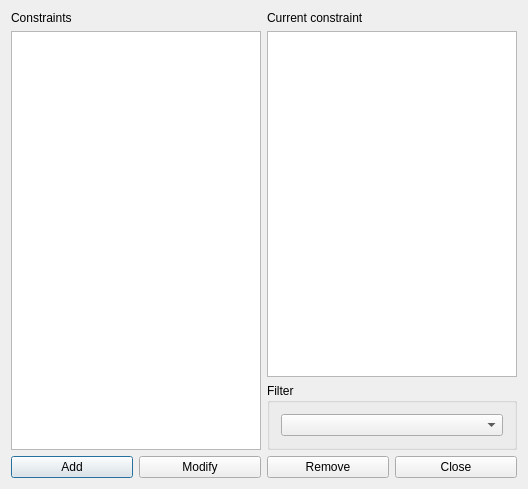
<?xml version="1.0" encoding="UTF-8"?>
<ui version="4.0">
 <class>ConstraintStudentsSetMaxGapsPerWeekForm_template</class>
 <widget class="QDialog" name="ConstraintStudentsSetMaxGapsPerWeekForm_template">
  <property name="geometry">
   <rect>
    <x>0</x>
    <y>0</y>
    <width>528</width>
    <height>489</height>
   </rect>
  </property>
  <property name="windowTitle">
   <string extracomment="This is the title of the dialog to see the list of all constraints of this type">Constraints students set max gaps per week</string>
  </property>
  <layout class="QGridLayout" name="gridLayout_2">
   <item row="0" column="0" rowspan="2">
    <layout class="QVBoxLayout" name="verticalLayout">
     <item>
      <widget class="QLabel" name="constraintsTextLabel">
       <property name="frameShape">
        <enum>QFrame::NoFrame</enum>
       </property>
       <property name="frameShadow">
        <enum>QFrame::Plain</enum>
       </property>
       <property name="text">
        <string>Constraints</string>
       </property>
       <property name="wordWrap">
        <bool>false</bool>
       </property>
      </widget>
     </item>
     <item>
      <widget class="QListWidget" name="constraintsListWidget"/>
     </item>
    </layout>
   </item>
   <item row="0" column="1">
    <layout class="QVBoxLayout" name="verticalLayout_2">
     <item>
      <widget class="QLabel" name="currentConstraintTextLabel">
       <property name="text">
        <string>Current constraint</string>
       </property>
       <property name="wordWrap">
        <bool>false</bool>
       </property>
      </widget>
     </item>
     <item>
      <widget class="QPlainTextEdit" name="currentConstraintTextEdit"/>
     </item>
    </layout>
   </item>
   <item row="1" column="1">
    <widget class="QGroupBox" name="filterGroupBox">
     <property name="title">
      <string>Filter</string>
     </property>
     <layout class="QGridLayout" name="gridLayout">
      <item row="0" column="0">
       <widget class="QComboBox" name="studentsComboBox"/>
      </item>
     </layout>
    </widget>
   </item>
   <item row="2" column="0" colspan="2">
    <layout class="QHBoxLayout" name="horizontalLayout">
     <item>
      <widget class="QPushButton" name="addConstraintPushButton">
       <property name="text">
        <string>Add</string>
       </property>
      </widget>
     </item>
     <item>
      <widget class="QPushButton" name="modifyConstraintPushButton">
       <property name="text">
        <string>Modify</string>
       </property>
      </widget>
     </item>
     <item>
      <widget class="QPushButton" name="removeConstraintPushButton">
       <property name="text">
        <string>Remove</string>
       </property>
      </widget>
     </item>
     <item>
      <widget class="QPushButton" name="closePushButton">
       <property name="text">
        <string>Close</string>
       </property>
      </widget>
     </item>
    </layout>
   </item>
  </layout>
 </widget>
 <layoutdefault spacing="6" margin="11"/>
 <resources/>
 <connections/>
</ui>
